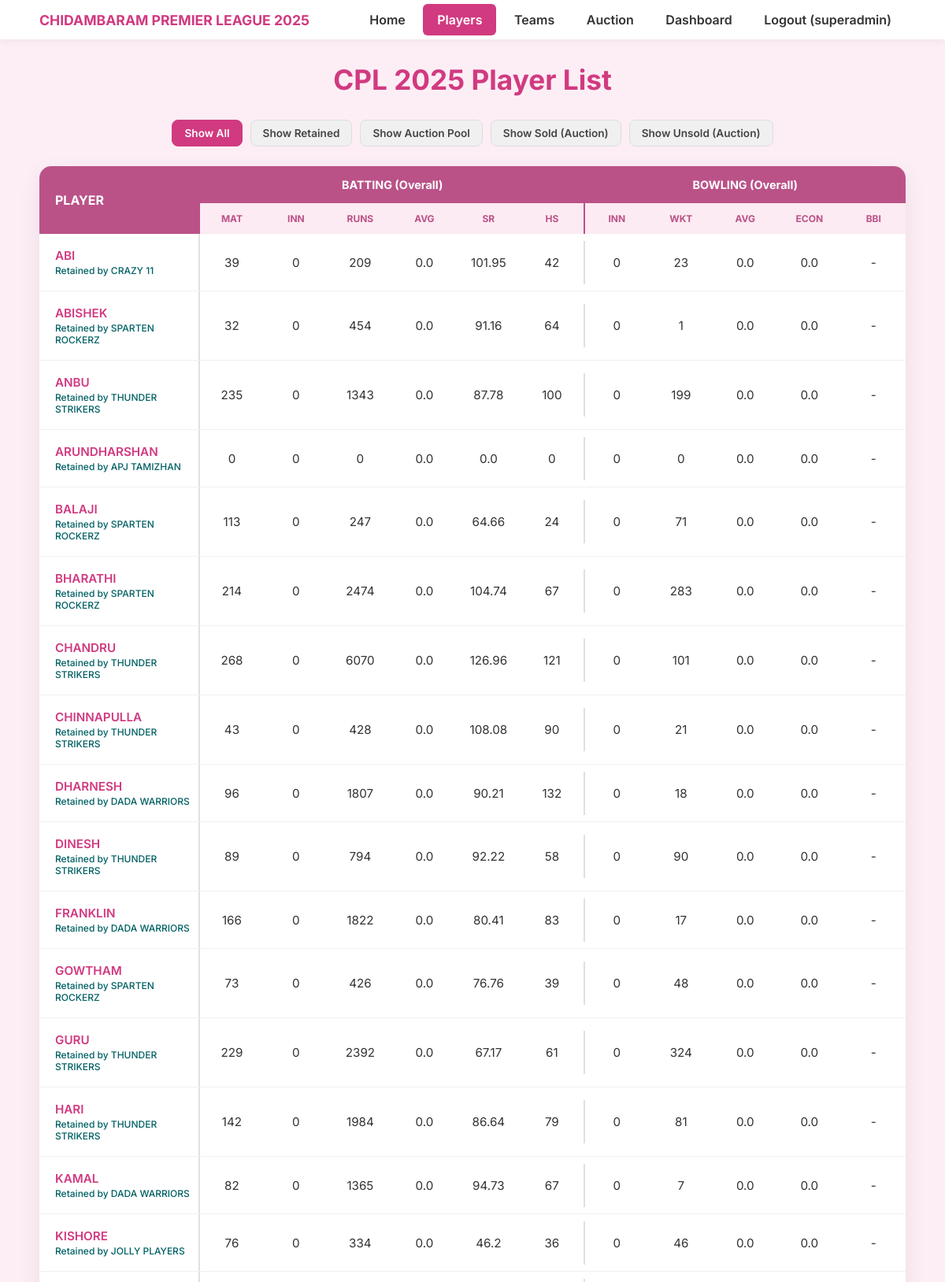
Screenshot of /players (signed in, upper part) with the database file from the repository.
### models.py (models this page shows, shortened)
class User(db.Model, UserMixin):
    id = Column(Integer, primary_key=True)
    full_name = Column(String(100), nullable=False)
    username = Column(String(50), unique=True, nullable=False)
    password_hash = Column(String(256), nullable=False)
    role = Column(String(20), nullable=False, default='Captain') # 'Super Admin', 'Admin', 'Captain'
    team_id = Column(Integer, ForeignKey('team.id'), nullable=True)
    team = relationship('Team', back_populates='captain')

class Player(db.Model):
    id = Column(Integer, primary_key=True)
    player_name = Column(String(100), nullable=False)
    image_filename = Column(String(100), nullable=True, default='default_player.png')
    is_retained = Column(Boolean, default=False, nullable=False)
    role = Column(String(50), nullable=True)
    overall_matches = Column(Integer, nullable=True)
    overall_runs = Column(Integer, nullable=True)
    overall_wickets = Column(Integer, nullable=True)
    overall_sr = Column(Float, nullable=True)
    overall_hs = Column(Integer, nullable=True)
    batting_inn = Column(Integer, nullable=True)
    batting_avg = Column(Float, nullable=True)
    bowling_inn = Column(Integer, nullable=True)
    bowling_avg = Column(Float, nullable=True)
    econ = Column(Float, nullable=True)
    bbi = Column(String(20), nullable=True)
    status = Column(String(20), default='Unsold', nullable=False)
    sold_price = Column(Integer, default=0)
    team_id = Column(Integer, ForeignKey('team.id'), nullable=True)
    team = relationship('Team', back_populates='players')

class Team(db.Model):
    id = Column(Integer, primary_key=True)
    team_name = Column(String(100), unique=True, nullable=False)
    captain_name = Column(String(100), nullable=False)
    purse = Column(Integer, default=10000)
    purse_spent = Column(Integer, default=0)
    players_taken_count = Column(Integer, default=0)
    slots_remaining = Column(Integer, default=15) # Assuming max 15 slots
    captain = relationship('User', uselist=False, back_populates='team')
    players = relationship('Player', back_populates='team', lazy='dynamic')

### app.py (the view)
@app.route('/players')
@login_required
def players():
    all_players = Player.query.order_by(Player.is_retained.desc(), Player.player_name).all()
    return render_template('players.html', active_page='players', players=all_players)

### app.py (called while the page is built)
@login_manager.user_loader
def load_user(user_id):
    return User.query.get(int(user_id))

### templates/players.html (shortened to what this page needs)
{% extends "layout.html" %}
{% set active_page = 'players' %}
{% block content %}
<div class="main-container">
    <h2 class="page-title">CPL 2025 Player List</h2>
    <div class="filter-buttons">
        <button class="filter-btn active" data-filter="all">Show All</button>
        <button class="filter-btn" data-filter="retained">Show Retained</button>
        <button class="filter-btn" data-filter="auction">Show Auction Pool</button>
        <button class="filter-btn" data-filter="sold">Show Sold (Auction)</button>
        <button class="filter-btn" data-filter="unsold">Show Unsold (Auction)</button>
    </div>
    <div class="player-table-card">
        <div class="player-table-grid player-header new-player-grid">
             <div class="header-cell player-name-header">PLAYER</div>
             <div class="header-cell main-header bat-stats-header">BATTING (Overall)</div>
             <div class="header-cell main-header bowl-stats-header">BOWLING (Overall)</div>
             <div class="header-cell sub-header ovr-matches">MAT</div>
             <div class="header-cell sub-header bat-inn">INN</div>
             <div class="header-cell sub-header ovr-runs">RUNS</div>
             <div class="header-cell sub-header bat-avg">AVG</div>
             <div class="header-cell sub-header ovr-sr">SR</div>
             <div class="header-cell sub-header ovr-hs hs-header">HS</div>
             <div class="header-cell sub-header bowl-inn">INN</div>
             <div class="header-cell sub-header ovr-wickets">WKT</div>
             <div class="header-cell sub-header bowl-avg">AVG</div>
             <div class="header-cell sub-header bowl-econ">ECON</div>
             <div class="header-cell sub-header bowl-bbi">BBI</div>
        </div>
        {% for player in players %}
        <div class="player-table-grid player-row new-player-grid"
             data-status="{% if player.is_retained %}retained{% elif player.status == 'Sold' %}sold{% else %}unsold{% endif %}">
<div class="data-cell player-name">
                {{ player.player_name }}
                {% if player.is_retained and player.team %}
                    <span class="retained-badge">Retained by {{ player.team.team_name }}</span>
                {% endif %}
            </div>
            <div class="data-cell">{{ player.overall_matches if player.overall_matches is not none else '-' }}</div>
            <div class="data-cell">{{ player.batting_inn if player.batting_inn is not none else '-' }}</div>
            <div class="data-cell">{{ player.overall_runs if player.overall_runs is not none else '-' }}</div>
            <div class="data-cell">{{ player.batting_avg if player.batting_avg is not none else '-' }}</div>
            <div class="data-cell">{{ player.overall_sr if player.overall_sr is not none else '-' }}</div>
            <div class="data-cell hs-cell">{{ player.overall_hs if player.overall_hs is not none else '-' }}</div>
            <div class="data-cell">{{ player.bowling_inn if player.bowling_inn is not none else '-' }}</div>
            <div class="data-cell">{{ player.overall_wickets if player.overall_wickets is not none else '-' }}</div>
            <div class="data-cell">{{ player.bowling_avg if player.bowling_avg is not none else '-' }}</div>
            <div class="data-cell">{{ player.econ if player.econ is not none else '-' }}</div>
            <div class="data-cell">{{ player.bbi if player.bbi else '-' }}</div>
        </div>
        {% endfor %}
    </div> </div>
{% endblock %}

### templates/layout.html (shortened to what this page needs)
<!DOCTYPE html>
<html lang="en">
<head>
    <link rel="stylesheet" href="https://cdnjs.cloudflare.com/ajax/libs/font-awesome/6.5.1/css/all.min.css" />
    <link rel="stylesheet" href="{{ url_for('static', filename='style.css') }}">
</head>
<body>
    <nav>
        <div class="nav-container">
            <a href="{{ url_for('home') }}" class="nav-title">Chidambaram Premier League 2025</a>
            <ul>
                <li><a href="{{ url_for('home') }}" class="{{ 'active' if active_page == 'home' else '' }}">Home</a></li>
                {% if current_user.is_authenticated %}
                    <li><a href="{{ url_for('players') }}" class="{{ 'active' if active_page == 'players' else '' }}">Players</a></li>
                    <li><a href="{{ url_for('teams') }}" class="{{ 'active' if active_page == 'teams' else '' }}">Teams</a></li>
                    {% if current_user.role != 'Captain' %}
                    <li><a href="{{ url_for('auctions') }}" class="{{ 'active' if active_page == 'auctions' else '' }}">Auction</a></li>
                    <li><a href="{{ url_for('dashboard') }}" class="{{ 'active' if active_page == 'dashboard' else '' }}">Dashboard</a></li>
                    {% endif %}
                    <li><a href="{{ url_for('logout') }}">Logout ({{ current_user.username }})</a></li>
                {% endif %}
            </ul>
        </div>
    </nav>
    {% block content %}{% endblock %}
</body>
</html>

### static/style.css (style rules this page uses)
body { font-family: 'Inter', Arial, sans-serif; margin: 0; padding: 0; background-color: #fdeef5; color: #333; }
.main-container { max-width: 1100px; margin: 0 auto; padding: 0 20px; }
h1, h2, h3 { color: #333; }
nav { background-color: #ffffff; padding: 5px 0; box-shadow: 0 2px 10px rgba(0,0,0,0.06); position: sticky; top: 0; z-index: 1000; transition: box-shadow 0.3s ease; }
.nav-container { max-width: 1100px; margin: 0 auto; padding: 0 20px; display: flex; justify-content: space-between; align-items: center; }
.nav-title { font-size: 1.1rem; font-weight: 700; color: #d13a80; text-decoration: none; text-transform: uppercase; }
nav ul { list-style-type: none; margin: 0; padding: 0; }
nav ul li { display: inline-block; }
nav ul li a { display: block; color: #333; text-decoration: none; padding: 10px 18px; font-weight: 600; border-radius: 6px; transition: all 0.3s ease; }
nav ul li a.active { background-color: #d13a80; color: white; }
.page-title { text-align: center; color: #d13a80; font-size: 2.2rem; font-weight: 700; margin: 30px 0; }
.player-table-card { background: #ffffff; border-radius: 15px; box-shadow: 0 10px 30px rgba(0,0,0,0.07); overflow: hidden; }
.player-table-grid.new-player-grid { display: grid; grid-template-columns: 2.5fr repeat(11, 1fr); align-items: center; }
.player-table-grid.player-header.new-player-grid { grid-template-rows: auto auto; grid-template-columns: 2.5fr repeat(11, 1fr); }
.player-table-grid.player-header .header-cell { padding: 10px; font-weight: 700; text-align: center; }
.player-table-grid.player-header .main-header { background-color: #ba5288; color: white; padding: 15px 10px; font-size: 0.9rem; }
.player-table-grid.player-header .player-name-header { grid-row: 1 / 3; grid-column: 1 / 2; text-align: left; padding-left: 20px; font-size: 1rem; border-right: 2px solid #ba5288; align-self: stretch; display: flex; align-items: center; background-color: #ba5288; color: white; z-index: 1; position: relative; }
.player-table-grid.player-header .bat-stats-header { grid-row: 1 / 2; grid-column: 2 / 8; background-color: #ba5288; color: white; }
.player-table-grid.player-header .bowl-stats-header { grid-row: 1 / 2; grid-column: 8 / 13; background-color: #ba5288; color: white; }
.player-table-grid.player-header .sub-header { background-color: #fcebf2; color: #ba5288; font-size: 0.75rem; text-transform: uppercase; padding: 12px 10px; grid-row: 2 / 3; }
.player-table-grid.player-header .ovr-matches { grid-column: 2 / 3; }
.player-table-grid.player-header .bat-inn { grid-column: 3 / 4; }
.player-table-grid.player-header .ovr-runs { grid-column: 4 / 5; }
.player-table-grid.player-header .bat-avg { grid-column: 5 / 6; }
.player-table-grid.player-header .ovr-sr { grid-column: 6 / 7; }
.player-table-grid.player-header .ovr-hs { grid-column: 7 / 8; }
.player-table-grid.player-header .bowl-inn { grid-column: 8 / 9; }
.player-table-grid.player-header .ovr-wickets { grid-column: 9 / 10; }
.player-table-grid.player-header .bowl-avg { grid-column: 10 / 11; }
.player-table-grid.player-header .bowl-econ { grid-column: 11 / 12; }
.player-table-grid.player-header .bowl-bbi { grid-column: 12 / 13; }
.player-table-grid.player-header .hs-header { border-right: 2px solid #ba5288; }
.player-table-grid.player-row { background: #fff; font-size: 0.95rem; border-bottom: 1px solid #f0f0f0; transition: box-shadow 0.2s ease; position: relative; z-index: 1; }
.player-table-grid.player-row .data-cell { padding: 18px 10px; text-align: center; color: #333; font-weight: 400; }
.player-table-grid.player-row .data-cell.player-name { text-align: left; padding-left: 20px; font-weight: 600; color: #d13a80; border-right: 2px solid #e0e0e0; }
.player-table-grid .hs-cell { border-right: 2px solid #e0e0e0; }
.filter-buttons { display: flex; gap: 10px; margin-bottom: 20px; justify-content: center; flex-wrap: wrap; }
.filter-btn { padding: 8px 15px; font-size: 0.85rem; font-weight: 600; font-family: 'Inter', sans-serif; border: 1px solid #ddd; background: #f0f0f0; color: #444; border-radius: 8px; cursor: pointer; transition: all 0.2s ease; margin-bottom: 5px; }
.filter-btn.active { background-color: #d13a80; color: white; border-color: #d13a80; }
.retained-badge { display: block; font-size: 0.75rem; color: #006064; font-weight: 500; margin-top: 2px; }

### rows the page displays
User: username "superadmin"
Player: player_name "ABI", team.team_name "CRAZY 11", overall_matches "39", batting_inn "0", overall_runs "209", batting_avg "0.0", overall_sr "101.95", overall_hs "42", bowling_inn "0", overall_wickets "23", bowling_avg "0.0", econ "0.0", bbi "-"
Player: player_name "ABISHEK", team.team_name "SPARTEN ROCKERZ", overall_matches "32", batting_inn "0", overall_runs "454", batting_avg "0.0", overall_sr "91.16", overall_hs "64", bowling_inn "0", overall_wickets "1", bowling_avg "0.0", econ "0.0", bbi "-"
Player: player_name "ANBU", team.team_name "THUNDER STRIKERS", overall_matches "235", batting_inn "0", overall_runs "1343", batting_avg "0.0", overall_sr "87.78", overall_hs "100", bowling_inn "0", overall_wickets "199", bowling_avg "0.0", econ "0.0", bbi "-"
Player: player_name "ARUNDHARSHAN", team.team_name "APJ TAMIZHAN", overall_matches "0", batting_inn "0", overall_runs "0", batting_avg "0.0", overall_sr "0.0", overall_hs "0", bowling_inn "0", overall_wickets "0", bowling_avg "0.0", econ "0.0", bbi "-"
Player: player_name "BALAJI", team.team_name "SPARTEN ROCKERZ", overall_matches "113", batting_inn "0", overall_runs "247", batting_avg "0.0", overall_sr "64.66", overall_hs "24", bowling_inn "0", overall_wickets "71", bowling_avg "0.0", econ "0.0", bbi "-"
Player: player_name "BHARATHI", team.team_name "SPARTEN ROCKERZ", overall_matches "214", batting_inn "0", overall_runs "2474", batting_avg "0.0", overall_sr "104.74", overall_hs "67", bowling_inn "0", overall_wickets "283", bowling_avg "0.0", econ "0.0", bbi "-"
Player: player_name "CHANDRU", team.team_name "THUNDER STRIKERS", overall_matches "268", batting_inn "0", overall_runs "6070", batting_avg "0.0", overall_sr "126.96", overall_hs "121", bowling_inn "0", overall_wickets "101", bowling_avg "0.0", econ "0.0", bbi "-"
Player: player_name "CHINNAPULLA", team.team_name "THUNDER STRIKERS", overall_matches "43", batting_inn "0", overall_runs "428", batting_avg "0.0", overall_sr "108.08", overall_hs "90", bowling_inn "0", overall_wickets "21", bowling_avg "0.0", econ "0.0", bbi "-"
Player: player_name "DHARNESH", team.team_name "DADA WARRIORS", overall_matches "96", batting_inn "0", overall_runs "1807", batting_avg "0.0", overall_sr "90.21", overall_hs "132", bowling_inn "0", overall_wickets "18", bowling_avg "0.0", econ "0.0", bbi "-"
Player: player_name "DINESH", team.team_name "THUNDER STRIKERS", overall_matches "89", batting_inn "0", overall_runs "794", batting_avg "0.0", overall_sr "92.22", overall_hs "58", bowling_inn "0", overall_wickets "90", bowling_avg "0.0", econ "0.0", bbi "-"
Player: player_name "FRANKLIN", team.team_name "DADA WARRIORS", overall_matches "166", batting_inn "0", overall_runs "1822", batting_avg "0.0", overall_sr "80.41", overall_hs "83", bowling_inn "0", overall_wickets "17", bowling_avg "0.0", econ "0.0", bbi "-"
Player: player_name "GOWTHAM", team.team_name "SPARTEN ROCKERZ", overall_matches "73", batting_inn "0", overall_runs "426", batting_avg "0.0", overall_sr "76.76", overall_hs "39", bowling_inn "0", overall_wickets "48", bowling_avg "0.0", econ "0.0", bbi "-"
Player: player_name "GURU", team.team_name "THUNDER STRIKERS", overall_matches "229", batting_inn "0", overall_runs "2392", batting_avg "0.0", overall_sr "67.17", overall_hs "61", bowling_inn "0", overall_wickets "324", bowling_avg "0.0", econ "0.0", bbi "-"
Player: player_name "HARI", team.team_name "THUNDER STRIKERS", overall_matches "142", batting_inn "0", overall_runs "1984", batting_avg "0.0", overall_sr "86.64", overall_hs "79", bowling_inn "0", overall_wickets "81", bowling_avg "0.0", econ "0.0", bbi "-"
Player: player_name "KAMAL", team.team_name "DADA WARRIORS", overall_matches "82", batting_inn "0", overall_runs "1365", batting_avg "0.0", overall_sr "94.73", overall_hs "67", bowling_inn "0", overall_wickets "7", bowling_avg "0.0", econ "0.0", bbi "-"
Player: player_name "KISHORE", team.team_name "JOLLY PLAYERS", overall_matches "76", batting_inn "0", overall_runs "334", batting_avg "0.0", overall_sr "46.2", overall_hs "36", bowling_inn "0", overall_wickets "46", bowling_avg "0.0", econ "0.0", bbi "-"
